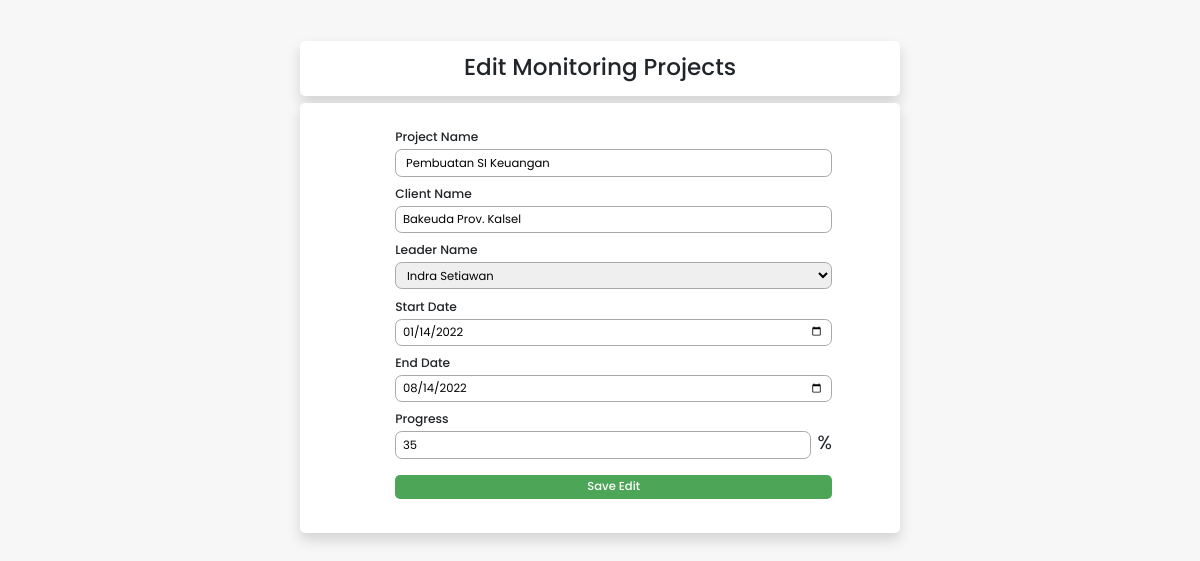
Screenshot of /edit.php?id=6 with the database file from the repository.
### tables this page shows
CREATE TABLE `monitoring` (
  `id` int(11) NOT NULL,
  `project_name` varchar(100) NOT NULL,
  `client_name` varchar(100) NOT NULL,
  `leader_id` int(11) NOT NULL,
  `start_date` date NOT NULL,
  `end_date` date NOT NULL,
  `progress` float NOT NULL
);

CREATE TABLE `leader` (
  `id` int(11) NOT NULL,
  `leader_name` varchar(100) NOT NULL,
  `email` varchar(100) NOT NULL,
  `profile_picture` varchar(100) NOT NULL
);

### functions.php (called while the page is built, shortened)
<?php
$conn = mysqli_connect("localhost", "root", "", "test_hc");
function query($query)
{
    global $conn;
    $result = mysqli_query($conn, $query);
    $rows = [];
    while ($row = mysqli_fetch_assoc($result)) {
        $rows[] = $row;
    }
    return $rows;
}

### edit.php (the view, shortened to what this page needs)
<?php
require 'functions.php';
$id = $_GET['id'];
$monitoring = query("SELECT * FROM monitoring WHERE id = $id")[0];
$now_leader = $monitoring['leader_id'];
$now_leader_name = query("SELECT * FROM leader where id = $now_leader")[0];
?>
<!DOCTYPE html>
<html lang="en">
<head>
    <link href="https://cdn.jsdelivr.net/npm/bootstrap@5.2.0-beta1/dist/css/bootstrap.min.css" rel="stylesheet">
    <link rel="stylesheet" href="style.css">
</head>
<body>
    <div class="con w-50 d-flex flex-column justify-content-center">
        <h1 class="mt-5 mb-2 p-3 w-100 container-form shadow rounded">Edit Monitoring Projects</h1>
        <form action="" method="post" class="container-form shadow mt-0 rounded d-flex flex-column ">
            <ul>
                <li>
                    <label for="project_name">Project Name</label>
                    <br>
                    <input class="field" type="text" name="project_name" id="project_name" required value="<?= $monitoring["project_name"]; ?>">
                </li>
                <li>
                    <label for="client_name">Client Name</label>
                    <br>
                    <input class="field" type="text" name="client_name" id="client_name" value="<?= $monitoring["client_name"]; ?>">
                </li>
                <li>
                    <label for="leader_id">Leader Name</label>
                    <select class="field" style="cursor: pointer;" id="leader_id" name="leader_id" required tabindex="1">
                        <option selected hidden value="<?= $now_leader[0] ?>"><?= $now_leader_name['leader_name'] ?></option>
                    </select>
                </li>
                <li>
                    <label for="start_date">Start Date</label>
                    <br>
                    <input class="field" type="date" name="start_date" id="start_date" required value="<?= $monitoring['start_date'] ?>">
                </li>
                <li>
                    <label for="end_date">End Date</label>
                    <br>
                    <input class="field" type="date" name="end_date" id="end_date" required value="<?= $monitoring['end_date'] ?>">
                </li>
                <li>
                    <label for="progress">Progress</label>
                    <br>
                    <div class="d-flex justify-content-center">
                        <input class="field" type="number" name="progress" id="progress" value="<?= $monitoring['progress'] * 100 ?>">
                        <div class="ms-2 tag-persen">%</div>
                    </div>
                </li>
                <li><button class="w-100 mt-3 p-1 submit rounded" type="submit" name="submit">Save Edit</button></li>
            </ul>
        </form>
    </div>
</body>
</html>

### style.css (style rules this page uses)
* { margin: 0; padding: 0; box-sizing: border-box; font-family: "Poppins", sans-serif; font-size: 0.85rem; }
body { background-color: #f7f7f7; display: flex; justify-content: center; align-items: center; }
h1 { font-weight: 500; font-size: 1.7rem; }
.container-form { display: flex; justify-content: center; margin-top: 5rem; background-color: white; padding-right: 5rem; padding-left: 5rem; padding-top: 1.5rem; padding-bottom: 1.5rem; }
.field { margin-top: 0.2rem; margin-bottom: 0.2rem; padding-left: 0.5rem; padding-right: 0.5rem; width: 100%; height: 2rem; border-radius: 0.5rem; border: 1px solid darkgray; }
li > label { font-size: 0.9rem; margin-top: 0.4rem; font-weight: 500; }
.submit { border: 0; background-color: #4da558; color: white; font-weight: 500; }
.tag-persen { font-size: 1.4rem; }

### edit.php (style rules this page uses)
li { list-style-type: none; }

### rows the page displays
monitoring: project_name "Pembuatan SI Keuangan", client_name "Bakeuda Prov. Kalsel", start_date "01/14/2022", end_date "08/14/2022", progress "35"
leader: leader_id "Indra Setiawan"
